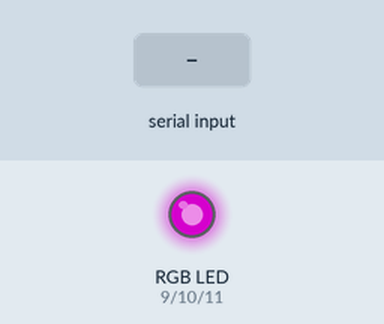
Simulated run of this sketch. Board: Arduino Uno, built with avr-gcc and run on an emulated ATmega328P. Shown: an RGB LED mixed from three pins (HIGH = lit). Dashed ring = blinking. The test bench sets the inputs (shaded band). Dim RGB values are drawn brighter than linear.

Above: at 1.26 s.
1.3 s: "90,45,200\n" received over Serial
At 3.7 s:
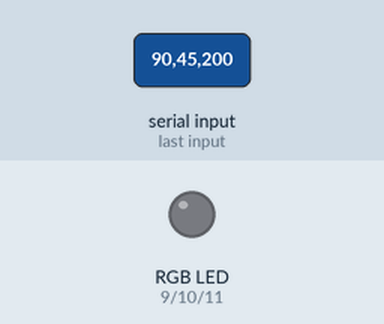
4.3 s: "0\n" received over Serial
At 4.7 s:
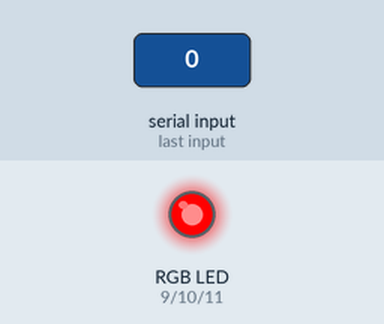
7.3 s: "30,150,10\n" received over Serial
At 7.7 s:
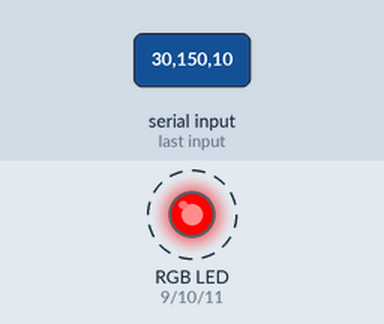
Timing chart, 0 to 10.3 s (numbered marks = the images above; inputs shaded):
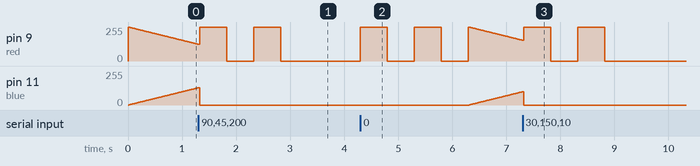

The sketch:

PcRGB_Bluetooth.ino
```cpp
String incoming;
char incomingbyte = 0;
String temp = "";

//define pins for RGB values output
#define red 9
#define green 10
#define blue 11

//define loop variables to use them later inside loops
int i = 0;
int j = 0;

//define variables for mode selection
const int maxMode = 1; //if you add/remove a mode increase/decrease this value
int mode = 0; //By changing this value you change on which mode the controller will start

//define variables for RGB values
int rgb[] = {000, 000, 000};

//define variable for wheel animation
const int wheelDelay = 10;

void setup()
{
  //set analog pins 1-3 as inputs for the potentiometers
  for (i = 0; i < 3; i++);
  {
    pinMode("A" + i, INPUT);
  }

  //same for digital pins for RGB outputs
  pinMode(red, OUTPUT);
  pinMode(green, OUTPUT);
  pinMode(blue, OUTPUT);
  Serial.begin(115200);
}
void loop()
{
  if(Serial.available() > 0)
  {
    valRead();
    if (((String)incoming.charAt(0)).toInt() != mode)
    {
      mode = ((String)incoming.charAt(0)).toInt();
      //signal for mode change
      for (int i = 0; i < 2; i++)
      {
        analogWrite(red, 255);
        analogWrite(green, 0);
        analogWrite(blue, 0);
        delay(500);
        analogWrite(red, 0);
        delay(500);
      }
    }
  }
  //go to selected mode
  if (mode == 0)
  {
    colorWheel();
  }

  else if (mode == 1)
  {
    manual();
  }
}

//loop through colors (rainbow effect)
void colorWheel()
{
  int rgb[] = {255, 000, 000};
  analogWrite(red, rgb[0]);
  analogWrite(green, rgb[1]);
  analogWrite(blue, rgb[2]);
  Serial.flush();
  for (/* no initialization */; rgb[0] >= 0, rgb[2] < 255; rgb[2]++, rgb[0]--) /*red -> blue*/
  {
    for (int j = 0; j < 3; j++)
    {
      if (rgb[j] < 0)
      {
        rgb[j] = 0;
      }
      else if (rgb[j] > 255)
      {
        rgb[j] = 255;
      }
    }

    //output RGB values
    analogWrite(red, rgb[0]);
    analogWrite(blue, rgb[2]);
    delay(wheelDelay);

    //test for mode button press
    if(Serial.available() > 0)
    {
      break;
    }
  }

  for (/* no initialization */; rgb[2] >= 0, rgb[1] < 255; rgb[1]++, rgb[2]--) /*blue -> green*/

  {
    for (int j = 0; j < 3; j++)
    {
      if (rgb[j] < 0)
      {
        rgb[j] = 0;
      }
      else if (rgb[j] > 255)
      {
        rgb[j] = 255;
      }
    }
    analogWrite(blue, rgb[2]);
    analogWrite(green, rgb[1]);
    delay(wheelDelay);
    if(Serial.available() > 0)
    {
      break;
    }
  }

  for (/* no initialization */; rgb[1] >= 0, rgb[0] < 255; rgb[0]++, rgb[1]--) /*green -> red*/

  {
    for (int j = 0; j < 3; j++)
    {
      if (rgb[j] < 0)
      {
        rgb[j] = 0;
      }
      else if (rgb[j] > 255)
      {
        rgb[j] = 255;
      }
    }
    analogWrite(red, rgb[0]);
    analogWrite(green, rgb[1]);
    delay(wheelDelay);
    if(Serial.available() > 0)
    {
      break;
    }
  }
}

//changes the color based on input
void manual()
{
  j = 2;
  for(int i = 0; i < 3; i++)
  {
    temp = "";
    while(1)
    {
      if(incoming.charAt(j) == 32)
      {
        j++;
        break;
      }
      temp = temp + ((String) incoming[j]);
      j++;
    }

    rgb[i] = temp.toInt();
  }
  //output RGB values
  analogWrite(red, rgb[0]);
  analogWrite(green, rgb[1]);
  analogWrite(blue, rgb[2]);
}

void valRead()
{
  incoming = "";
  while (1)
  {
    incomingbyte = Serial.read();
    if (incomingbyte == 10){ break; }
    incoming = incoming + (String) incomingbyte;
  }
  Serial.flush();
}
```

Measured:
- after the input at 1.3 s, pin 10 (green): stays LOW (without the input it goes to HIGH after 1.3 s)
- after the input at 4.3 s, pin 9 (red): ramps from 255/255 to 0/255 and jumps back, once every 1.0 s; pin 11 (blue): moves from 0/255 to 99/255 over 0.98 s, starting after 2.0 s
- after the input at 7.3 s, pin 10 (green): stays LOW (without the input it goes to HIGH after 1.6 s)
- by itself, pin 9 (red): alternates 255/255 for 0.50 s and 0/255 for 0.50 s, 4 changes in all, then stays 0/255
